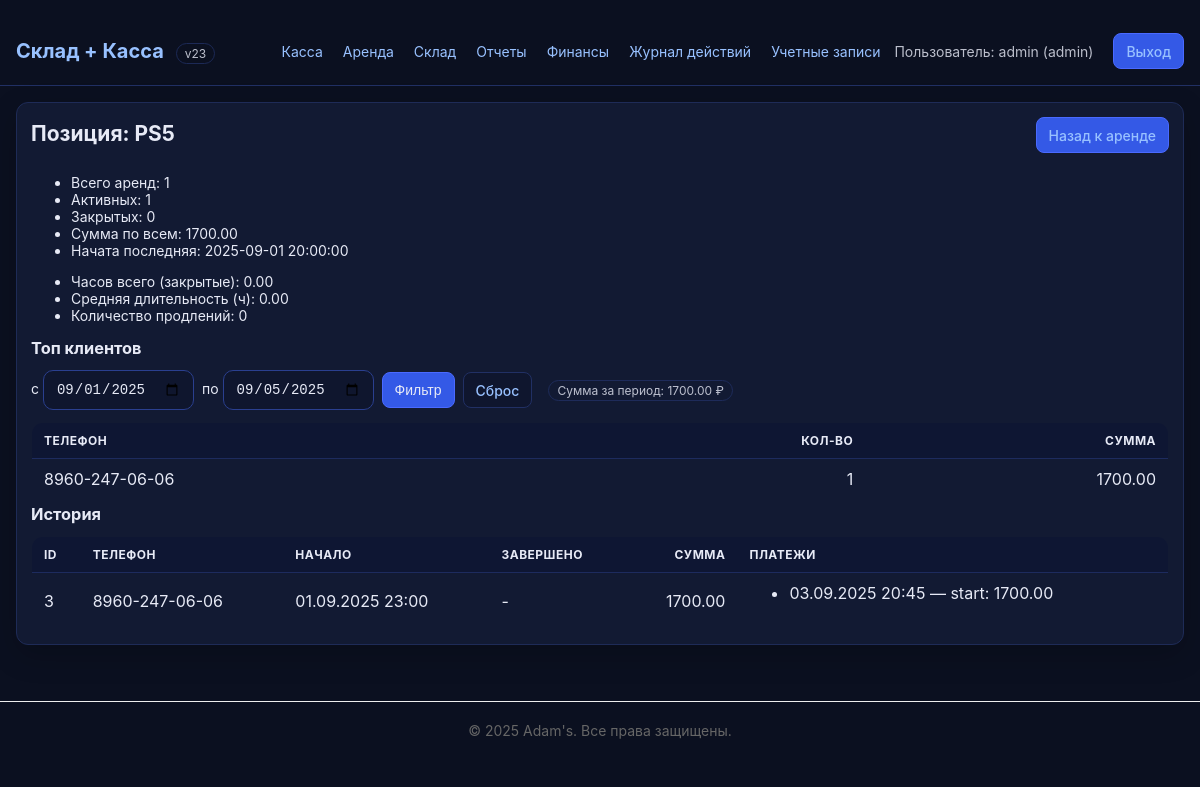
The page /rental/item/1 (signed in) on the database its author committed.
### app.py (models this page shows, shortened)
class User(db.Model, UserMixin):
    id = db.Column(db.Integer, primary_key=True)
    username = db.Column(db.String(80), unique=True, nullable=False)
    password_hash = db.Column(db.String(256), nullable=False)
    role = db.Column(db.String(20), nullable=False, default='cashier')

class RentalItem(db.Model):
    id = db.Column(db.Integer, primary_key=True)
    name = db.Column(db.String(200), nullable=False, unique=True)
    code = db.Column(db.String(50), index=True)
    created_at = db.Column(db.DateTime, default=datetime.utcnow, nullable=False)

class Rental(db.Model):
    id = db.Column(db.Integer, primary_key=True)
    item_id = db.Column(db.Integer, db.ForeignKey('rental_item.id'), nullable=False)
    renter_name = db.Column(db.String(200))
    renter_phone = db.Column(db.String(50))
    started_at = db.Column(db.DateTime, default=datetime.utcnow, nullable=False)
    returned_at = db.Column(db.DateTime)
    total_price = db.Column(db.Float, default=0.0, nullable=False)
    created_at = db.Column(db.DateTime, default=datetime.utcnow, nullable=False)
    comment = db.Column(db.Text)
    item = db.relationship('RentalItem', backref='rentals')

class RentalCharge(db.Model):
    id = db.Column(db.Integer, primary_key=True)
    rental_id = db.Column(db.Integer, db.ForeignKey('rental.id'), nullable=False)
    amount = db.Column(db.Float, nullable=False)
    label = db.Column(db.String(100))
    created_at = db.Column(db.DateTime, default=datetime.utcnow, nullable=False)
    rental = db.relationship('Rental', backref='charges')

### app.py (the view, shortened to what this page needs)
@app.route('/rental/item/<int:item_id>', methods=['GET'])
@login_required
@roles_required('admin','cashier')
def rental_item_detail(item_id: int):
    item = db.session.get(RentalItem, item_id)
    if not item:
        flash('Позиция не найдена.', 'error')
        return redirect(url_for('rental'))
    rentals = Rental.query.filter_by(item_id=item.id).order_by(Rental.started_at.desc()).all()
    total_rentals = len(rentals)
    active = [r for r in rentals if r.returned_at is None]
    closed = [r for r in rentals if r.returned_at is not None]
    total_sum = sum((r.total_price or 0) for r in rentals)
    last_started_at = rentals[0].started_at if rentals else None
    import math
    dur_hours = []
    total_hours = sum(dur_hours)
    avg_hours = (total_hours / len(dur_hours)) if dur_hours else 0
    ext_count = 0
    for r in rentals:
        ext_count += sum(1 for c in r.charges if (c.label or '').lower().startswith('extend'))
    from collections import defaultdict
    from datetime import datetime as _dt, timedelta as _td, date as _date
    f_str = (request.args.get('from') or '').strip()
    t_str = (request.args.get('to') or '').strip()
    today = _date.today()
    default_from = _date(today.year, today.month, 1)
    df = default_from
    dt = today
    try:
        if f_str:
            df = _dt.strptime(f_str, '%Y-%m-%d').date()
    except Exception:
        df = default_from
    try:
        if t_str:
            dt = _dt.strptime(t_str, '%Y-%m-%d').date()
    except Exception:
        dt = today
    df_dt = _dt.combine(df, _dt.min.time())
    dt_dt_excl = _dt.combine(dt, _dt.min.time()) + _td(days=1)
    rentals_filtered = [r for r in rentals if (r.started_at and df_dt <= r.started_at < dt_dt_excl)]
    renters = defaultdict(lambda: {'count': 0, 'sum': 0.0})
    for r in rentals_filtered:
        key = (r.renter_phone or '-').strip() or '-'
        renters[key]['count'] += 1
        renters[key]['sum'] += (r.total_price or 0)
    top_renters = sorted(renters.items(), key=lambda kv: (-kv[1]['sum'], -kv[1]['count']))[:5]
    period_sum = round(sum(v['sum'] for v in renters.values()), 2)
    history = rentals[:50]
    return render_template(
        'rental_item.html',
        item=item,
        total_rentals=total_rentals,
        active_count=len(active),
        closed_count=len(closed),
        total_sum=round(total_sum, 2),
        last_started_at=last_started_at,
        total_hours=round(total_hours, 2),
        avg_hours=round(avg_hours, 2),
        ext_count=ext_count,
        top_renters=top_renters,
        period_sum=period_sum,
    filter_from=df.strftime('%Y-%m-%d'),
    filter_to=dt.strftime('%Y-%m-%d'),
        history=history,
    )

### app.py (called while the page is built, shortened)
@app.after_request
def _set_secure_headers(resp):
    resp.headers.setdefault("X-Content-Type-Options", "nosniff")
    resp.headers.setdefault("X-Frame-Options", "DENY")
    resp.headers.setdefault("X-XSS-Protection", "1; mode=block")
    resp.headers.setdefault("Content-Security-Policy", "default-src 'self'; style-src 'self' 'unsafe-inline'; img-src 'self' data:;")
    resp.headers.setdefault("Referrer-Policy", "strict-origin-when-cross-origin")
    resp.headers.setdefault("Strict-Transport-Security", "max-age=31536000; includeSubDomains")
    return resp

@app.context_processor
def inject_csrf():
    return {
        'csrf_token': lambda: generate_csrf(),
        'csrf_field': lambda: Markup(f'<input type="hidden" name="csrf_token" value="{generate_csrf()}">'),
    }

def safe_url_for(endpoint, **values):
    try:
        return url_for(endpoint, **values)
    except BuildError:
        return None

def _to_msk_str(dt, fmt='%d.%m.%Y %H:%M:%S'):
    if not dt:
        return ''
    try:
        if dt.tzinfo is None:
            dt = dt.replace(tzinfo=ZoneInfo('UTC'))
        msk = dt.astimezone(ZoneInfo('Europe/Moscow'))
        return msk.strftime(fmt)
    except Exception:
        try:
            return dt.strftime(fmt)
        except Exception:
            return ''

def _jinja_msk_filter(dt, fmt='%d.%m.%Y %H:%M:%S'):
    return _to_msk_str(dt, fmt)

@login_manager.user_loader
def load_user(uid):
    return db.session.get(User, int(uid))

def roles_required(*roles):
    def deco(fn):
        from functools import wraps
        @wraps(fn)
        def inner(*a, **kw):
            if not current_user.is_authenticated:
                return login_manager.unauthorized()
            if current_user.role not in roles:
                flash("Недостаточно прав для доступа.", "error")
                return redirect(url_for('index'))
            return fn(*a, **kw)
        return inner
    return deco

@app.before_request
def _app_bootstrap():
    global _init_flag
    if _init_flag:
        return

### templates/rental_item.html (shortened to what this page needs)
{% extends "base.html" %}
{% block content %}
<section class="panel">
  <div class="panel-header">
    <h2>Позиция: {{ item.name }}</h2>
    <a class="btn small" href="{{ url_for('rental') }}">Назад к аренде</a>
  </div>
  <div class="grid two">
    <div>
      <ul class="list">
        <li>Всего аренд: {{ total_rentals }}</li>
        <li>Активных: {{ active_count }}</li>
        <li>Закрытых: {{ closed_count }}</li>
        <li>Сумма по всем: {{ "%.2f"|format(total_sum) }}</li>
        <li>Начата последняя: {{ last_started_at or '-' }}</li>
      </ul>
    </div>
    <div>
      <ul class="list">
        <li>Часов всего (закрытые): {{ "%.2f"|format(total_hours) }}</li>
        <li>Средняя длительность (ч): {{ "%.2f"|format(avg_hours) }}</li>
        <li>Количество продлений: {{ ext_count }}</li>
      </ul>
    </div>
  </div>
  <h3>Топ клиентов</h3>
  <form method="get" action="{{ url_for('rental_item_detail', item_id=item.id) }}" class="form-inline" style="margin:8px 0">
    <label>c
      <input type="date" name="from" value="{{ filter_from }}">
    </label>
    <label>по
      <input type="date" name="to" value="{{ filter_to }}">
    </label>
    <button type="submit" class="btn small">Фильтр</button>
    <a href="{{ url_for('rental_item_detail', item_id=item.id) }}" class="btn small" style="background:#0f162e;border-color:#213064">Сброс</a>
    <span class="chip">Сумма за период: {{ "%.2f"|format(period_sum or 0) }} ₽</span>
  </form>
  <table class="table">
    <thead><tr><th>Телефон</th><th class="num">Кол-во</th><th class="num">Сумма</th></tr></thead>
    <tbody>
      {% for phone, rec in top_renters %}
        <tr><td>{{ phone }}</td><td class="num">{{ rec.count }}</td><td class="num">{{ "%.2f"|format(rec.sum) }}</td></tr>
      {% else %}
        <tr><td colspan="3" class="muted">Нет данных.</td></tr>
      {% endfor %}
    </tbody>
  </table>
  <h3>История</h3>
  <table class="table">
    <thead>
      <tr>
        <th>ID</th>
        <th>Телефон</th>
        <th>Начало</th>
        <th>Завершено</th>
        <th class="num">Сумма</th>
        <th>Платежи</th>
      </tr>
    </thead>
    <tbody>
      {% for r in history %}
        <tr>
          <td>{{ r.id }}</td>
          <td>{{ r.renter_phone or '-' }}</td>
          <td>{{ r.started_at|msk('%d.%m.%Y %H:%M') if r.started_at else '-' }}</td>
          <td>{{ r.returned_at|msk('%d.%m.%Y %H:%M') if r.returned_at else '-' }}</td>
          <td class="num">{{ "%.2f"|format(r.total_price or 0) }}</td>
          <td>
            <ul class="list">
              {% for c in r.charges %}
                <li>{{ c.created_at|msk('%d.%m.%Y %H:%M') }} — {{ c.label or 'Оплата' }}: {{ "%.2f"|format(c.amount) }}</li>
              {% endfor %}
            </ul>
          </td>
        </tr>
      {% else %}
        <tr><td colspan="6" class="muted">Нет данных.</td></tr>
      {% endfor %}
    </tbody>
  </table>
</section>
{% endblock %}

### templates/base.html (shortened to what this page needs)
﻿<!doctype html>
<html lang="ru">
<head>
  <link rel="stylesheet" href="{{ url_for('static', filename='styles.css') }}">
</head>
<body>
  <header class="container header">
    <div class="brand"><a href="{{ url_for('index') }}">Склад + Касса</a> <span class="chip">{{ VERSION }}</span></div>
    <nav>
      {% if current_user.is_authenticated %}
        <a href="{{ url_for('pos') }}">Касса</a>
        <a href="{{ url_for('rental') }}">Аренда</a>
        {% if current_user.role == 'admin' %}
          <a href="{{ url_for('admin_products') }}">Склад</a>
          <a href="{{ url_for('admin_reports') }}">Отчеты</a>
          <a href="{{ url_for('admin_finance') }}">Финансы</a>
          {% set act_link = safe_url_for('admin_activity') %}{% if act_link %}<a href="{{ act_link }}">Журнал действий</a>{% endif %}
          <a href="{{ url_for('admin_users') }}">Учетные записи</a>
        {% endif %}
        <span class="user">Пользователь: {{ current_user.username }} ({{ current_user.role }})</span>
        <a href="{{ url_for('logout') }}" class="btn small">Выход</a>
      {% else %}
        <a href="{{ url_for('login') }}" class="btn small">Вход</a>
      {% endif %}
    </nav>
  </header>
  <main class="container">
    {% block content %}{% endblock %}
  </main>
<footer style="text-align: center; padding: 20px; margin-top: 40px; border-top: 1px solid #eee; color: #666;">
  © 2025 Adam's. Все права защищены.
</footer>
</body>
</html>

### static/styles.css (style rules this page uses)
* { box-sizing:border-box }
body { margin:0;font-family:-apple-system,BlinkMacSystemFont,"Segoe UI",Roboto,Inter,Arial,sans-serif;background:#0b1020;color:#e7eaf6;-webkit-font-smoothing:antialiased;-moz-osx-font-smoothing:grayscale;font-size:14px }
a { color:#98c1ff;text-decoration:none }
.container { max-width:1440px;margin:0 auto;padding:16px }
.header,.footer { display:flex;align-items:center;justify-content:space-between;flex-wrap:wrap }
.header { border-bottom:1px solid #213064 }
.header nav { display:flex;align-items:center;gap:8px;flex-wrap:wrap }
.header .brand a { font-weight:700;font-size:20px }
.header nav a { margin-right:0 }
.user { opacity:.8;margin-right:12px }
.panel { background:#121a33;border:1px solid #1e2b57;border-radius:12px;padding:14px;box-shadow:0 10px 30px rgba(0,0,0,.2) }
.panel-header { display:flex; align-items:flex-start; justify-content:space-between; margin-bottom:16px; gap:16px; flex-wrap: wrap; }
h1,h2,h3 { margin:4px 0 12px }
.form-inline { display:flex; align-items:center; gap:8px; flex-wrap:nowrap }
input,select,button { padding:8px 12px; border-radius:10px; border:1px solid #2a3f8f; background:#0f162e; color:#e7eaf6; height:40px; line-height:20px; font-size:14px; transition: border-color 0.2s, box-shadow 0.2s; }
input[type="date"] { width:auto }
.btn { background:#3459e6; border:1px solid #4a6aff; cursor:pointer; display:inline-flex; align-items:center; justify-content:center; white-space:nowrap; height:40px; padding:8px 16px; font-weight:500; transition:all 0.2s; }
.btn.small { padding:6px 12px; border-radius:8px; height:36px; min-width:auto; }
.table { width:100%;border-collapse:collapse;margin-top:12px;border:1px solid #213064;border-radius:12px;overflow:hidden }
.table th,.table td { border-bottom:1px solid #1d2b5e;padding:8px 10px;text-align:left }
.table thead th { position:sticky;top:0;background:#0e1633;text-transform:uppercase;font-size:12px;letter-spacing:.04em }
.table td.num, .table th.num { text-align: right; }
.table td, .table th { vertical-align: middle; }
.form-inline .btn { min-width: 64px; justify-content: center; }
.header nav a { padding: 4px 6px; border-radius: 6px; }
input, select, button { outline: none; }
.chip { display:inline-block;margin-left:8px;padding:2px 8px;border:1px solid #213064;border-radius:999px;font-size:12px;opacity:.8 }
.table th, .table td { padding: 10px 12px; }

### rows shown on the page
User: username "admin", role "admin"
RentalItem: name "PS5"
Rental: started_at "2025-09-01 20:00:00", renter_phone "8960-247-06-06", count "1", sum "1700.00", id "3", started_at|msk "01.09.2025 23:00", returned_at|msk "-", total_price "1700.00"
RentalCharge: created_at|msk "03.09.2025 20:45", label "start", amount "1700.00"

### other values the page prints
{{ VERSION }} "v23"
{{ total_rentals }} "1"
{{ active_count }} "1"
{{ closed_count }} "0"
{{ "%.2f"|format(total_sum) }} "1700.00"
{{ "%.2f"|format(total_hours) }} "0.00"
{{ "%.2f"|format(avg_hours) }} "0.00"
{{ ext_count }} "0"
{{ "%.2f"|format(period_sum or 0) }} "1700.00"
